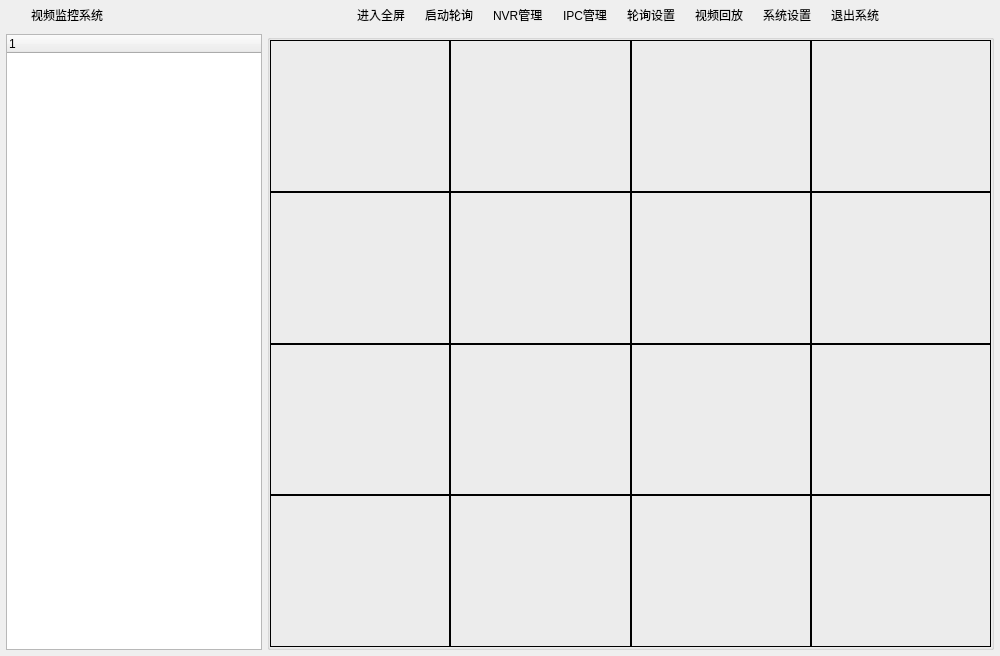
<?xml version="1.0" encoding="UTF-8"?>
<ui version="4.0">
 <class>frmMain</class>
 <widget class="QDialog" name="frmMain">
  <property name="geometry">
   <rect>
    <x>0</x>
    <y>0</y>
    <width>1000</width>
    <height>656</height>
   </rect>
  </property>
  <property name="minimumSize">
   <size>
    <width>0</width>
    <height>0</height>
   </size>
  </property>
  <property name="windowTitle">
   <string>视频监控系统V201412</string>
  </property>
  <property name="sizeGripEnabled">
   <bool>false</bool>
  </property>
  <layout class="QVBoxLayout" name="verticalLayout">
   <property name="spacing">
    <number>0</number>
   </property>
   <property name="leftMargin">
    <number>1</number>
   </property>
   <property name="topMargin">
    <number>1</number>
   </property>
   <property name="rightMargin">
    <number>1</number>
   </property>
   <property name="bottomMargin">
    <number>1</number>
   </property>
   <item>
    <widget class="QWidget" name="widget_title" native="true">
     <property name="sizePolicy">
      <sizepolicy hsizetype="Preferred" vsizetype="Fixed">
       <horstretch>0</horstretch>
       <verstretch>0</verstretch>
      </sizepolicy>
     </property>
     <property name="minimumSize">
      <size>
       <width>100</width>
       <height>28</height>
      </size>
     </property>
     <layout class="QHBoxLayout" name="horizontalLayout_2">
      <property name="spacing">
       <number>0</number>
      </property>
      <property name="leftMargin">
       <number>0</number>
      </property>
      <property name="topMargin">
       <number>0</number>
      </property>
      <property name="rightMargin">
       <number>0</number>
      </property>
      <property name="bottomMargin">
       <number>0</number>
      </property>
      <item>
       <widget class="QLabel" name="lab_Ico">
        <property name="sizePolicy">
         <sizepolicy hsizetype="Minimum" vsizetype="Preferred">
          <horstretch>0</horstretch>
          <verstretch>0</verstretch>
         </sizepolicy>
        </property>
        <property name="minimumSize">
         <size>
          <width>30</width>
          <height>0</height>
         </size>
        </property>
        <property name="text">
         <string/>
        </property>
        <property name="alignment">
         <set>Qt::AlignCenter</set>
        </property>
       </widget>
      </item>
      <item>
       <widget class="QLabel" name="lab_Title">
        <property name="sizePolicy">
         <sizepolicy hsizetype="Expanding" vsizetype="Preferred">
          <horstretch>0</horstretch>
          <verstretch>0</verstretch>
         </sizepolicy>
        </property>
        <property name="styleSheet">
         <string notr="true">font: 10pt &quot;微软雅黑&quot;;</string>
        </property>
        <property name="text">
         <string>视频监控系统</string>
        </property>
        <property name="alignment">
         <set>Qt::AlignLeading|Qt::AlignLeft|Qt::AlignVCenter</set>
        </property>
       </widget>
      </item>
      <item>
       <widget class="QWidget" name="widget_menu" native="true">
        <property name="sizePolicy">
         <sizepolicy hsizetype="Minimum" vsizetype="Preferred">
          <horstretch>0</horstretch>
          <verstretch>0</verstretch>
         </sizepolicy>
        </property>
        <layout class="QHBoxLayout" name="horizontalLayout">
         <property name="spacing">
          <number>0</number>
         </property>
         <property name="leftMargin">
          <number>0</number>
         </property>
         <property name="topMargin">
          <number>0</number>
         </property>
         <property name="rightMargin">
          <number>0</number>
         </property>
         <property name="bottomMargin">
          <number>0</number>
         </property>
         <item>
          <widget class="QLabel" name="labFull">
           <property name="cursor">
            <cursorShape>PointingHandCursor</cursorShape>
           </property>
           <property name="styleSheet">
            <string notr="true">font: 10pt &quot;微软雅黑&quot;;</string>
           </property>
           <property name="text">
            <string>进入全屏</string>
           </property>
          </widget>
         </item>
         <item>
          <spacer name="horizontalSpacer">
           <property name="orientation">
            <enum>Qt::Horizontal</enum>
           </property>
           <property name="sizeHint" stdset="0">
            <size>
             <width>20</width>
             <height>20</height>
            </size>
           </property>
          </spacer>
         </item>
         <item>
          <widget class="QLabel" name="labStart">
           <property name="cursor">
            <cursorShape>PointingHandCursor</cursorShape>
           </property>
           <property name="styleSheet">
            <string notr="true">font: 10pt &quot;微软雅黑&quot;;</string>
           </property>
           <property name="text">
            <string>启动轮询</string>
           </property>
          </widget>
         </item>
         <item>
          <spacer name="horizontalSpacer_2">
           <property name="orientation">
            <enum>Qt::Horizontal</enum>
           </property>
           <property name="sizeHint" stdset="0">
            <size>
             <width>20</width>
             <height>20</height>
            </size>
           </property>
          </spacer>
         </item>
         <item>
          <widget class="QLabel" name="labNVR">
           <property name="cursor">
            <cursorShape>PointingHandCursor</cursorShape>
           </property>
           <property name="styleSheet">
            <string notr="true">font: 10pt &quot;微软雅黑&quot;;</string>
           </property>
           <property name="text">
            <string>NVR管理</string>
           </property>
          </widget>
         </item>
         <item>
          <spacer name="horizontalSpacer_3">
           <property name="orientation">
            <enum>Qt::Horizontal</enum>
           </property>
           <property name="sizeHint" stdset="0">
            <size>
             <width>20</width>
             <height>20</height>
            </size>
           </property>
          </spacer>
         </item>
         <item>
          <widget class="QLabel" name="labIPC">
           <property name="cursor">
            <cursorShape>PointingHandCursor</cursorShape>
           </property>
           <property name="styleSheet">
            <string notr="true">font: 10pt &quot;微软雅黑&quot;;</string>
           </property>
           <property name="text">
            <string>IPC管理</string>
           </property>
          </widget>
         </item>
         <item>
          <spacer name="horizontalSpacer_4">
           <property name="orientation">
            <enum>Qt::Horizontal</enum>
           </property>
           <property name="sizeHint" stdset="0">
            <size>
             <width>20</width>
             <height>20</height>
            </size>
           </property>
          </spacer>
         </item>
         <item>
          <widget class="QLabel" name="labPollConfig">
           <property name="cursor">
            <cursorShape>PointingHandCursor</cursorShape>
           </property>
           <property name="styleSheet">
            <string notr="true">font: 10pt &quot;微软雅黑&quot;;</string>
           </property>
           <property name="text">
            <string>轮询设置</string>
           </property>
          </widget>
         </item>
         <item>
          <spacer name="horizontalSpacer_5">
           <property name="orientation">
            <enum>Qt::Horizontal</enum>
           </property>
           <property name="sizeHint" stdset="0">
            <size>
             <width>20</width>
             <height>20</height>
            </size>
           </property>
          </spacer>
         </item>
         <item>
          <widget class="QLabel" name="labVideoPlayBack">
           <property name="cursor">
            <cursorShape>PointingHandCursor</cursorShape>
           </property>
           <property name="styleSheet">
            <string notr="true">font: 10pt &quot;微软雅黑&quot;;</string>
           </property>
           <property name="text">
            <string>视频回放</string>
           </property>
          </widget>
         </item>
         <item>
          <spacer name="horizontalSpacer_6">
           <property name="orientation">
            <enum>Qt::Horizontal</enum>
           </property>
           <property name="sizeHint" stdset="0">
            <size>
             <width>20</width>
             <height>20</height>
            </size>
           </property>
          </spacer>
         </item>
         <item>
          <widget class="QLabel" name="labConfig">
           <property name="cursor">
            <cursorShape>PointingHandCursor</cursorShape>
           </property>
           <property name="styleSheet">
            <string notr="true">font: 10pt &quot;微软雅黑&quot;;</string>
           </property>
           <property name="text">
            <string>系统设置</string>
           </property>
          </widget>
         </item>
         <item>
          <spacer name="horizontalSpacer_7">
           <property name="orientation">
            <enum>Qt::Horizontal</enum>
           </property>
           <property name="sizeHint" stdset="0">
            <size>
             <width>20</width>
             <height>20</height>
            </size>
           </property>
          </spacer>
         </item>
         <item>
          <widget class="QLabel" name="labExit">
           <property name="cursor">
            <cursorShape>PointingHandCursor</cursorShape>
           </property>
           <property name="styleSheet">
            <string notr="true">font: 10pt &quot;微软雅黑&quot;;</string>
           </property>
           <property name="text">
            <string>退出系统</string>
           </property>
          </widget>
         </item>
         <item>
          <widget class="QLabel" name="labStyle">
           <property name="sizePolicy">
            <sizepolicy hsizetype="Minimum" vsizetype="Preferred">
             <horstretch>0</horstretch>
             <verstretch>0</verstretch>
            </sizepolicy>
           </property>
           <property name="minimumSize">
            <size>
             <width>40</width>
             <height>0</height>
            </size>
           </property>
           <property name="cursor">
            <cursorShape>PointingHandCursor</cursorShape>
           </property>
           <property name="toolTip">
            <string>样式</string>
           </property>
           <property name="text">
            <string/>
           </property>
          </widget>
         </item>
         <item>
          <widget class="QPushButton" name="btnMenu_Min">
           <property name="sizePolicy">
            <sizepolicy hsizetype="Minimum" vsizetype="Expanding">
             <horstretch>0</horstretch>
             <verstretch>0</verstretch>
            </sizepolicy>
           </property>
           <property name="minimumSize">
            <size>
             <width>40</width>
             <height>0</height>
            </size>
           </property>
           <property name="cursor">
            <cursorShape>ArrowCursor</cursorShape>
           </property>
           <property name="focusPolicy">
            <enum>Qt::NoFocus</enum>
           </property>
           <property name="toolTip">
            <string>最小化</string>
           </property>
           <property name="text">
            <string/>
           </property>
           <property name="flat">
            <bool>true</bool>
           </property>
          </widget>
         </item>
         <item>
          <widget class="QPushButton" name="btnMenu_Close">
           <property name="sizePolicy">
            <sizepolicy hsizetype="Minimum" vsizetype="Expanding">
             <horstretch>0</horstretch>
             <verstretch>0</verstretch>
            </sizepolicy>
           </property>
           <property name="minimumSize">
            <size>
             <width>40</width>
             <height>0</height>
            </size>
           </property>
           <property name="cursor">
            <cursorShape>ArrowCursor</cursorShape>
           </property>
           <property name="focusPolicy">
            <enum>Qt::NoFocus</enum>
           </property>
           <property name="toolTip">
            <string>关闭</string>
           </property>
           <property name="text">
            <string/>
           </property>
           <property name="flat">
            <bool>true</bool>
           </property>
          </widget>
         </item>
        </layout>
       </widget>
      </item>
     </layout>
    </widget>
   </item>
   <item>
    <widget class="QWidget" name="widget_main" native="true">
     <property name="styleSheet">
      <string notr="true">font: 9pt &quot;微软雅黑&quot;;</string>
     </property>
     <layout class="QHBoxLayout" name="horizontalLayout_3">
      <property name="spacing">
       <number>5</number>
      </property>
      <property name="leftMargin">
       <number>5</number>
      </property>
      <property name="topMargin">
       <number>5</number>
      </property>
      <property name="rightMargin">
       <number>5</number>
      </property>
      <property name="bottomMargin">
       <number>5</number>
      </property>
      <item>
       <widget class="QTreeWidget" name="treeMain">
        <property name="sizePolicy">
         <sizepolicy hsizetype="Fixed" vsizetype="Expanding">
          <horstretch>0</horstretch>
          <verstretch>0</verstretch>
         </sizepolicy>
        </property>
        <property name="minimumSize">
         <size>
          <width>0</width>
          <height>0</height>
         </size>
        </property>
        <column>
         <property name="text">
          <string notr="true">1</string>
         </property>
        </column>
       </widget>
      </item>
      <item>
       <widget class="QGroupBox" name="gboxMain">
        <property name="sizePolicy">
         <sizepolicy hsizetype="Expanding" vsizetype="Expanding">
          <horstretch>0</horstretch>
          <verstretch>0</verstretch>
         </sizepolicy>
        </property>
        <property name="title">
         <string/>
        </property>
        <layout class="QVBoxLayout" name="verticalLayout_2">
         <property name="spacing">
          <number>0</number>
         </property>
         <property name="leftMargin">
          <number>0</number>
         </property>
         <property name="topMargin">
          <number>0</number>
         </property>
         <property name="rightMargin">
          <number>0</number>
         </property>
         <property name="bottomMargin">
          <number>0</number>
         </property>
         <item>
          <layout class="QHBoxLayout" name="lay1">
           <property name="spacing">
            <number>0</number>
           </property>
           <item>
            <widget class="QLabel" name="labVideo1">
             <property name="sizePolicy">
              <sizepolicy hsizetype="Preferred" vsizetype="Expanding">
               <horstretch>0</horstretch>
               <verstretch>0</verstretch>
              </sizepolicy>
             </property>
             <property name="focusPolicy">
              <enum>Qt::StrongFocus</enum>
             </property>
             <property name="frameShape">
              <enum>QFrame::Panel</enum>
             </property>
             <property name="frameShadow">
              <enum>QFrame::Plain</enum>
             </property>
             <property name="lineWidth">
              <number>1</number>
             </property>
             <property name="midLineWidth">
              <number>0</number>
             </property>
             <property name="text">
              <string/>
             </property>
             <property name="alignment">
              <set>Qt::AlignCenter</set>
             </property>
            </widget>
           </item>
           <item>
            <widget class="QLabel" name="labVideo2">
             <property name="sizePolicy">
              <sizepolicy hsizetype="Preferred" vsizetype="Expanding">
               <horstretch>0</horstretch>
               <verstretch>0</verstretch>
              </sizepolicy>
             </property>
             <property name="focusPolicy">
              <enum>Qt::StrongFocus</enum>
             </property>
             <property name="frameShape">
              <enum>QFrame::Panel</enum>
             </property>
             <property name="frameShadow">
              <enum>QFrame::Plain</enum>
             </property>
             <property name="lineWidth">
              <number>1</number>
             </property>
             <property name="midLineWidth">
              <number>0</number>
             </property>
             <property name="text">
              <string/>
             </property>
             <property name="alignment">
              <set>Qt::AlignCenter</set>
             </property>
            </widget>
           </item>
           <item>
            <widget class="QLabel" name="labVideo3">
             <property name="sizePolicy">
              <sizepolicy hsizetype="Preferred" vsizetype="Expanding">
               <horstretch>0</horstretch>
               <verstretch>0</verstretch>
              </sizepolicy>
             </property>
             <property name="focusPolicy">
              <enum>Qt::StrongFocus</enum>
             </property>
             <property name="frameShape">
              <enum>QFrame::Panel</enum>
             </property>
             <property name="frameShadow">
              <enum>QFrame::Plain</enum>
             </property>
             <property name="lineWidth">
              <number>1</number>
             </property>
             <property name="midLineWidth">
              <number>0</number>
             </property>
             <property name="text">
              <string/>
             </property>
             <property name="alignment">
              <set>Qt::AlignCenter</set>
             </property>
            </widget>
           </item>
           <item>
            <widget class="QLabel" name="labVideo4">
             <property name="sizePolicy">
              <sizepolicy hsizetype="Preferred" vsizetype="Expanding">
               <horstretch>0</horstretch>
               <verstretch>0</verstretch>
              </sizepolicy>
             </property>
             <property name="focusPolicy">
              <enum>Qt::StrongFocus</enum>
             </property>
             <property name="frameShape">
              <enum>QFrame::Panel</enum>
             </property>
             <property name="frameShadow">
              <enum>QFrame::Plain</enum>
             </property>
             <property name="lineWidth">
              <number>1</number>
             </property>
             <property name="midLineWidth">
              <number>0</number>
             </property>
             <property name="text">
              <string/>
             </property>
             <property name="alignment">
              <set>Qt::AlignCenter</set>
             </property>
            </widget>
           </item>
          </layout>
         </item>
         <item>
          <layout class="QHBoxLayout" name="lay2">
           <property name="spacing">
            <number>0</number>
           </property>
           <item>
            <widget class="QLabel" name="labVideo5">
             <property name="sizePolicy">
              <sizepolicy hsizetype="Preferred" vsizetype="Expanding">
               <horstretch>0</horstretch>
               <verstretch>0</verstretch>
              </sizepolicy>
             </property>
             <property name="focusPolicy">
              <enum>Qt::StrongFocus</enum>
             </property>
             <property name="frameShape">
              <enum>QFrame::Panel</enum>
             </property>
             <property name="frameShadow">
              <enum>QFrame::Plain</enum>
             </property>
             <property name="lineWidth">
              <number>1</number>
             </property>
             <property name="midLineWidth">
              <number>0</number>
             </property>
             <property name="text">
              <string/>
             </property>
             <property name="alignment">
              <set>Qt::AlignCenter</set>
             </property>
            </widget>
           </item>
           <item>
            <widget class="QLabel" name="labVideo6">
             <property name="sizePolicy">
              <sizepolicy hsizetype="Preferred" vsizetype="Expanding">
               <horstretch>0</horstretch>
               <verstretch>0</verstretch>
              </sizepolicy>
             </property>
             <property name="focusPolicy">
              <enum>Qt::StrongFocus</enum>
             </property>
             <property name="frameShape">
              <enum>QFrame::Panel</enum>
             </property>
             <property name="frameShadow">
              <enum>QFrame::Plain</enum>
             </property>
             <property name="lineWidth">
              <number>1</number>
             </property>
             <property name="midLineWidth">
              <number>0</number>
             </property>
             <property name="text">
              <string/>
             </property>
             <property name="alignment">
              <set>Qt::AlignCenter</set>
             </property>
            </widget>
           </item>
           <item>
            <widget class="QLabel" name="labVideo7">
             <property name="sizePolicy">
              <sizepolicy hsizetype="Preferred" vsizetype="Expanding">
               <horstretch>0</horstretch>
               <verstretch>0</verstretch>
              </sizepolicy>
             </property>
             <property name="focusPolicy">
              <enum>Qt::StrongFocus</enum>
             </property>
             <property name="frameShape">
              <enum>QFrame::Panel</enum>
             </property>
             <property name="frameShadow">
              <enum>QFrame::Plain</enum>
             </property>
             <property name="lineWidth">
              <number>1</number>
             </property>
             <property name="midLineWidth">
              <number>0</number>
             </property>
             <property name="text">
              <string/>
             </property>
             <property name="alignment">
              <set>Qt::AlignCenter</set>
             </property>
            </widget>
           </item>
           <item>
            <widget class="QLabel" name="labVideo8">
             <property name="sizePolicy">
              <sizepolicy hsizetype="Preferred" vsizetype="Expanding">
               <horstretch>0</horstretch>
               <verstretch>0</verstretch>
              </sizepolicy>
             </property>
             <property name="focusPolicy">
              <enum>Qt::StrongFocus</enum>
             </property>
             <property name="frameShape">
              <enum>QFrame::Panel</enum>
             </property>
             <property name="frameShadow">
              <enum>QFrame::Plain</enum>
             </property>
             <property name="lineWidth">
              <number>1</number>
             </property>
             <property name="midLineWidth">
              <number>0</number>
             </property>
             <property name="text">
              <string/>
             </property>
             <property name="alignment">
              <set>Qt::AlignCenter</set>
             </property>
            </widget>
           </item>
          </layout>
         </item>
         <item>
          <layout class="QHBoxLayout" name="lay3">
           <property name="spacing">
            <number>0</number>
           </property>
           <item>
            <widget class="QLabel" name="labVideo9">
             <property name="sizePolicy">
              <sizepolicy hsizetype="Preferred" vsizetype="Expanding">
               <horstretch>0</horstretch>
               <verstretch>0</verstretch>
              </sizepolicy>
             </property>
             <property name="focusPolicy">
              <enum>Qt::StrongFocus</enum>
             </property>
             <property name="frameShape">
              <enum>QFrame::Panel</enum>
             </property>
             <property name="frameShadow">
              <enum>QFrame::Plain</enum>
             </property>
             <property name="lineWidth">
              <number>1</number>
             </property>
             <property name="midLineWidth">
              <number>0</number>
             </property>
             <property name="text">
              <string/>
             </property>
             <property name="alignment">
              <set>Qt::AlignCenter</set>
             </property>
            </widget>
           </item>
           <item>
            <widget class="QLabel" name="labVideo10">
             <property name="sizePolicy">
              <sizepolicy hsizetype="Preferred" vsizetype="Expanding">
               <horstretch>0</horstretch>
               <verstretch>0</verstretch>
              </sizepolicy>
             </property>
             <property name="focusPolicy">
              <enum>Qt::StrongFocus</enum>
             </property>
             <property name="frameShape">
              <enum>QFrame::Panel</enum>
             </property>
             <property name="frameShadow">
              <enum>QFrame::Plain</enum>
             </property>
             <property name="lineWidth">
              <number>1</number>
             </property>
             <property name="midLineWidth">
              <number>0</number>
             </property>
             <property name="text">
              <string/>
             </property>
             <property name="alignment">
              <set>Qt::AlignCenter</set>
             </property>
            </widget>
           </item>
           <item>
            <widget class="QLabel" name="labVideo11">
             <property name="sizePolicy">
              <sizepolicy hsizetype="Preferred" vsizetype="Expanding">
               <horstretch>0</horstretch>
               <verstretch>0</verstretch>
              </sizepolicy>
             </property>
             <property name="focusPolicy">
              <enum>Qt::StrongFocus</enum>
             </property>
             <property name="frameShape">
              <enum>QFrame::Panel</enum>
             </property>
             <property name="frameShadow">
              <enum>QFrame::Plain</enum>
             </property>
             <property name="lineWidth">
              <number>1</number>
             </property>
             <property name="midLineWidth">
              <number>0</number>
             </property>
             <property name="text">
              <string/>
             </property>
             <property name="alignment">
              <set>Qt::AlignCenter</set>
             </property>
            </widget>
           </item>
           <item>
            <widget class="QLabel" name="labVideo12">
             <property name="sizePolicy">
              <sizepolicy hsizetype="Preferred" vsizetype="Expanding">
               <horstretch>0</horstretch>
               <verstretch>0</verstretch>
              </sizepolicy>
             </property>
             <property name="focusPolicy">
              <enum>Qt::StrongFocus</enum>
             </property>
             <property name="frameShape">
              <enum>QFrame::Panel</enum>
             </property>
             <property name="frameShadow">
              <enum>QFrame::Plain</enum>
             </property>
             <property name="lineWidth">
              <number>1</number>
             </property>
             <property name="midLineWidth">
              <number>0</number>
             </property>
             <property name="text">
              <string/>
             </property>
             <property name="alignment">
              <set>Qt::AlignCenter</set>
             </property>
            </widget>
           </item>
          </layout>
         </item>
         <item>
          <layout class="QHBoxLayout" name="lay4">
           <property name="spacing">
            <number>0</number>
           </property>
           <item>
            <widget class="QLabel" name="labVideo13">
             <property name="sizePolicy">
              <sizepolicy hsizetype="Preferred" vsizetype="Expanding">
               <horstretch>0</horstretch>
               <verstretch>0</verstretch>
              </sizepolicy>
             </property>
             <property name="focusPolicy">
              <enum>Qt::StrongFocus</enum>
             </property>
             <property name="frameShape">
              <enum>QFrame::Panel</enum>
             </property>
             <property name="frameShadow">
              <enum>QFrame::Plain</enum>
             </property>
             <property name="lineWidth">
              <number>1</number>
             </property>
             <property name="midLineWidth">
              <number>0</number>
             </property>
             <property name="text">
              <string/>
             </property>
             <property name="alignment">
              <set>Qt::AlignCenter</set>
             </property>
            </widget>
           </item>
           <item>
            <widget class="QLabel" name="labVideo14">
             <property name="sizePolicy">
              <sizepolicy hsizetype="Preferred" vsizetype="Expanding">
               <horstretch>0</horstretch>
               <verstretch>0</verstretch>
              </sizepolicy>
             </property>
             <property name="focusPolicy">
              <enum>Qt::StrongFocus</enum>
             </property>
             <property name="frameShape">
              <enum>QFrame::Panel</enum>
             </property>
             <property name="frameShadow">
              <enum>QFrame::Plain</enum>
             </property>
             <property name="lineWidth">
              <number>1</number>
             </property>
             <property name="midLineWidth">
              <number>0</number>
             </property>
             <property name="text">
              <string/>
             </property>
             <property name="alignment">
              <set>Qt::AlignCenter</set>
             </property>
            </widget>
           </item>
           <item>
            <widget class="QLabel" name="labVideo15">
             <property name="sizePolicy">
              <sizepolicy hsizetype="Preferred" vsizetype="Expanding">
               <horstretch>0</horstretch>
               <verstretch>0</verstretch>
              </sizepolicy>
             </property>
             <property name="focusPolicy">
              <enum>Qt::StrongFocus</enum>
             </property>
             <property name="frameShape">
              <enum>QFrame::Panel</enum>
             </property>
             <property name="frameShadow">
              <enum>QFrame::Plain</enum>
             </property>
             <property name="lineWidth">
              <number>1</number>
             </property>
             <property name="midLineWidth">
              <number>0</number>
             </property>
             <property name="text">
              <string/>
             </property>
             <property name="alignment">
              <set>Qt::AlignCenter</set>
             </property>
            </widget>
           </item>
           <item>
            <widget class="QLabel" name="labVideo16">
             <property name="sizePolicy">
              <sizepolicy hsizetype="Preferred" vsizetype="Expanding">
               <horstretch>0</horstretch>
               <verstretch>0</verstretch>
              </sizepolicy>
             </property>
             <property name="focusPolicy">
              <enum>Qt::StrongFocus</enum>
             </property>
             <property name="frameShape">
              <enum>QFrame::Panel</enum>
             </property>
             <property name="frameShadow">
              <enum>QFrame::Plain</enum>
             </property>
             <property name="lineWidth">
              <number>1</number>
             </property>
             <property name="midLineWidth">
              <number>0</number>
             </property>
             <property name="text">
              <string/>
             </property>
             <property name="alignment">
              <set>Qt::AlignCenter</set>
             </property>
            </widget>
           </item>
          </layout>
         </item>
        </layout>
       </widget>
      </item>
     </layout>
    </widget>
   </item>
  </layout>
 </widget>
 <layoutdefault spacing="6" margin="11"/>
 <resources/>
 <connections/>
</ui>
